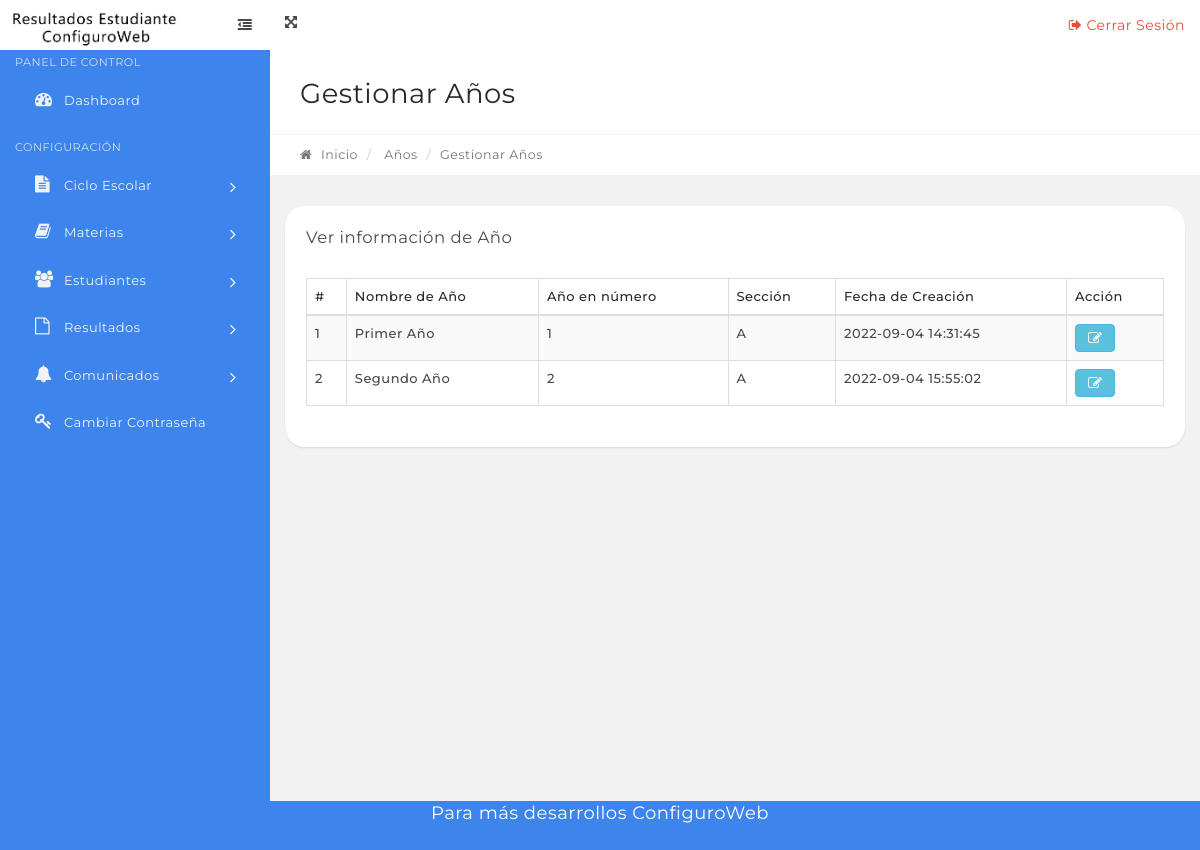
/php/manage-classes.php, run on the app's committed database.
### tables this page shows
CREATE TABLE `tblclasses` (
  `id` int(11) NOT NULL,
  `ClassName` varchar(80) DEFAULT NULL,
  `ClassNameNumeric` int(4) DEFAULT NULL,
  `Section` varchar(5) DEFAULT NULL,
  `CreationDate` timestamp NULL DEFAULT current_timestamp(),
  `UpdationDate` timestamp NULL DEFAULT NULL
);

### php/manage-classes.php (the view, shortened to what this page needs)
<?php
include('includes/config.php');
if (strlen($_SESSION['alogin']) == "") {
    header("Location: index.php");
} else {
?>
    <link rel="stylesheet" type="text/css" href="assets/js/DataTables/datatables.min.css" />
    <?php include('includes/topbar.php'); ?>
    <div class="content-wrapper">
        <div class="content-container">
            <?php include('includes/leftbar.php'); ?>
            <div class="main-page">
                <div class="container-fluid">
                    <div class="row page-title-div">
                        <div class="col-md-6">
                            <h2 class="title">Gestionar Años</h2>
                        </div>
                    </div>
                    <div class="row breadcrumb-div">
                        <div class="col-md-6">
                            <ul class="breadcrumb">
                                <li><a href="dashboard.php"><i class="fa fa-home"></i> Inicio</a></li>
                                <li> Años</li>
                                <li class="active">Gestionar Años</li>
                            </ul>
                        </div>
                    </div>
                </div>
                <section class="section">
                    <div class="container-fluid">
                        <div class="row">
                            <div class="col-md-12">
                                <div class="panel">
                                    <div class="panel-heading">
                                        <div class="panel-title">
                                            <h5>Ver información de Año</h5>
                                        </div>
                                    </div>
                                    <div class="panel-body p-20">
                                        <table id="example" class="display table table-striped table-bordered" cellspacing="0" width="100%">
                                            <thead>
                                                <tr>
                                                    <th>#</th>
                                                    <th>Nombre de Año</th>
                                                    <th>Año en número</th>
                                                    <th>Sección</th>
                                                    <th>Fecha de Creación</th>
                                                    <th>Acción</th>
                                                </tr>
                                            </thead>
                                            <tbody>
                                                <?php $sql = "SELECT * from tblclasses";
                                                $query = $dbh->prepare($sql);
                                                $query->execute();
                                                $results = $query->fetchAll(PDO::FETCH_OBJ);
                                                $cnt = 1;
                                                if ($query->rowCount() > 0) {
                                                    foreach ($results as $result) {   ?>
                                                        <tr>
                                                            <td><?php echo htmlentities($cnt); ?></td>
                                                            <td><?php echo htmlentities($result->ClassName); ?></td>
                                                            <td><?php echo htmlentities($result->ClassNameNumeric); ?></td>
                                                            <td><?php echo htmlentities($result->Section); ?></td>
                                                            <td><?php echo htmlentities($result->CreationDate); ?></td>
                                                            <td>
                                                                <a href="edit-class.php?classid=<?php echo htmlentities($result->id); ?>" class="btn btn-info"><i class="fa fa-edit" title="Edit Record"></i> </a>
                                                            </td>
                                                        </tr>
                                                <?php $cnt = $cnt + 1;
                                                    }
                                                } ?>
                                            </tbody>
                                        </table>
                                    </div>
                                </div>
                            </div>
                        </div>
                    </div>
            </div>
        </div>
    </div>
    </div>
    <?php include('includes/footer.php'); ?>
<?php } ?>

### data on the page
tblclasses: ClassName "Primer Año", ClassNameNumeric "1", Section "A", CreationDate "2022-09-04 14:31:45"
tblclasses: ClassName "Segundo Año", ClassNameNumeric "2", Section "A", CreationDate "2022-09-04 15:55:02"
